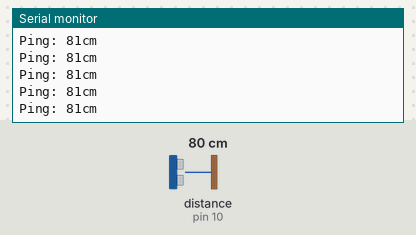
This sketch was run on a simulated Arduino Uno, built with avr-gcc and run on an emulated ATmega328P. On the bench: the last lines printed to the serial monitor. Inputs (shaded band) come from the test bench; at power-on: distance to the obstacle (sensor on pin 10) 80 cm. The echo pulse lasts 58.3 µs per cm.

Above: at 1.2 s.
1.3 s: distance to the obstacle (sensor on pin 10) set to 2 cm
At 1.37 s:
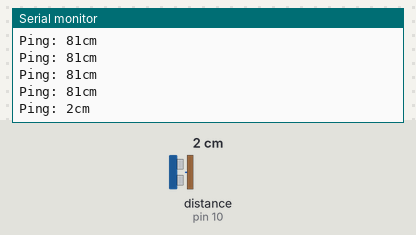
4.3 s: distance to the obstacle (sensor on pin 10) set to 250 cm
At 4.41 s:
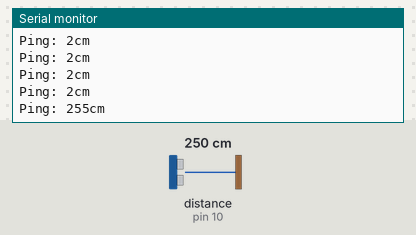
Timing chart, 0 to 7.3 s (numbered marks = the images above; inputs shaded):
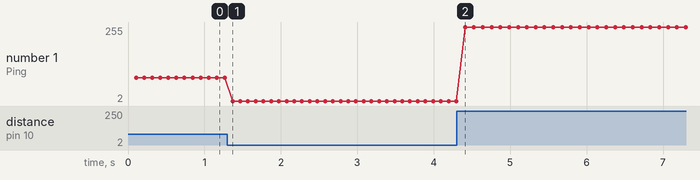

The sketch:

NewPingExample.ino
```cpp
// ---------------------------------------------------------------------------
// Example NewPing library sketch that does a ping about 20 times per second.
// ---------------------------------------------------------------------------

#include <NewPing.h>

#define TRIGGER_PIN  11  // Arduino pin tied to trigger pin on the ultrasonic sensor.
#define ECHO_PIN     10  // Arduino pin tied to echo pin on the ultrasonic sensor.
#define MAX_DISTANCE 400 // Maximum distance we want to ping for (in centimeters). Maximum sensor distance is rated at 400-500cm.

NewPing sonar(TRIGGER_PIN, ECHO_PIN, MAX_DISTANCE); // NewPing setup of pins and maximum distance.

void setup() {
  Serial.begin(9600); // Open serial monitor at 115200 baud to see ping results.
}

void loop() {
  delay(100);                      // Wait 50ms between pings (about 20 pings/sec). 29ms should be the shortest delay between pings.
  unsigned int uS = sonar.ping(); // Send ping, get ping time in microseconds (uS).
  Serial.print("Ping: ");
  Serial.print(uS / US_ROUNDTRIP_CM); // Convert ping time to distance in cm and print result (0 = outside set distance range)
  Serial.println("cm");
}
```

Measured:
- after the input at 1.3 s, the serial monitor: prints a new line after 0.07 s (image 1)
- after the input at 4.3 s, the serial monitor: prints a new line after 0.11 s (image 2)
- plotted number 1: 81 → 2 after the input at 1.3 s, 2 → 255 after the input at 4.3 s
